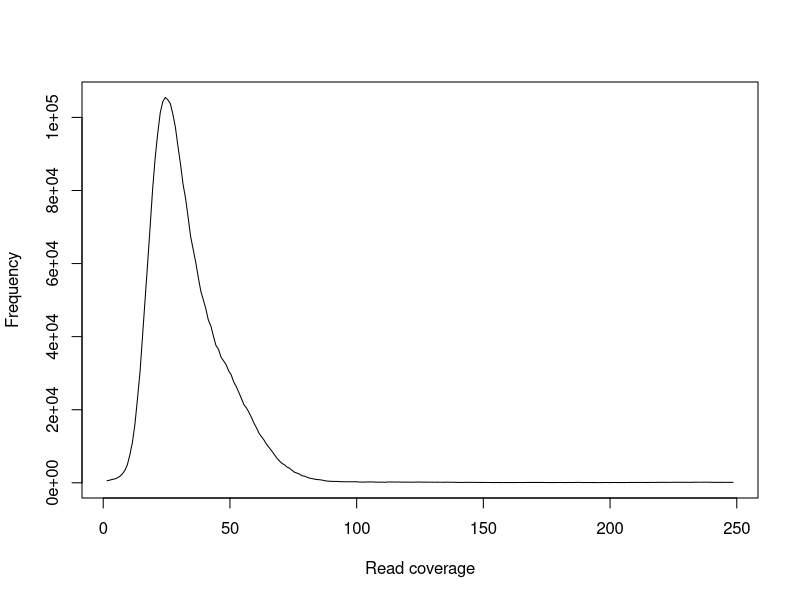

This figure's R source:
x = c(1.5,2.5,3.5,4.5,5.5,6.5,7.5,8.5,9.5,10.5,11.5,12.5,13.5,14.5,15.5,16.5,17.5,18.5,19.5,20.5,21.5,22.5,23.5,24.5,25.5,26.5,27.5,28.5,29.5,30.5,31.5,32.5,33.5,34.5,35.5,36.5,37.5,38.5,39.5,40.5,41.5,42.5,43.5,44.5,45.5,46.5,47.5,48.5,49.5,50.5,51.5,52.5,53.5,54.5,55.5,56.5,57.5,58.5,59.5,60.5,61.5,62.5,63.5,64.5,65.5,66.5,67.5,68.5,69.5,70.5,71.5,72.5,73.5,74.5,75.5,76.5,77.5,78.5,79.5,80.5,81.5,82.5,83.5,84.5,85.5,86.5,87.5,88.5,89.5,90.5,91.5,92.5,93.5,94.5,95.5,96.5,97.5,98.5,99.5,100.5,101.5,102.5,103.5,104.5,105.5,106.5,107.5,108.5,109.5,110.5,111.5,112.5,113.5,114.5,115.5,116.5,117.5,118.5,119.5,120.5,121.5,122.5,123.5,124.5,125.5,126.5,127.5,128.5,129.5,130.5,131.5,132.5,133.5,134.5,135.5,136.5,137.5,138.5,139.5,140.5,141.5,142.5,143.5,144.5,145.5,146.5,147.5,148.5,149.5,150.5,151.5,152.5,153.5,154.5,155.5,156.5,157.5,158.5,159.5,160.5,161.5,162.5,163.5,164.5,165.5,166.5,167.5,168.5,169.5,170.5,171.5,172.5,173.5,174.5,175.5,176.5,177.5,178.5,179.5,180.5,181.5,182.5,183.5,184.5,185.5,186.5,187.5,188.5,189.5,190.5,191.5,192.5,193.5,194.5,195.5,196.5,197.5,198.5,199.5,200.5,201.5,202.5,203.5,204.5,205.5,206.5,207.5,208.5,209.5,210.5,211.5,212.5,213.5,214.5,215.5,216.5,217.5,218.5,219.5,220.5,221.5,222.5,223.5,224.5,225.5,226.5,227.5,228.5,229.5,230.5,231.5,232.5,233.5,234.5,235.5,236.5,237.5,238.5,239.5,240.5,241.5,242.5,243.5,244.5,245.5,246.5,247.5,248.5)
y = c(562,722,908,1041,1317,1752,2379,3356,4890,7619,11010,15999,22895,30207,40026,50010,59836,70029,80462,88943,95622,101292,104301,105475,104817,103718,100809,97197,92030,87200,81674,77822,72605,67336,63850,60339,56254,52460,50061,47586,44484,42865,40063,37548,36515,34339,33371,32321,30637,29531,27584,26323,24738,23117,21388,20512,19279,17877,16292,15005,13530,12582,11645,10481,9597,8718,7721,6766,5997,5325,4935,4313,4012,3409,2891,2642,2363,1907,1812,1510,1270,1142,979,883,835,717,562,460,421,378,376,370,310,302,282,287,281,281,294,235,203,181,215,233,244,222,187,164,180,160,156,235,219,221,191,220,188,183,181,189,168,175,194,206,196,170,185,167,174,152,161,155,154,137,180,151,158,150,116,110,94,108,128,115,126,111,121,89,92,98,96,79,75,63,79,72,64,69,75,74,74,65,83,86,71,84,92,87,90,89,88,89,88,77,75,71,76,73,80,93,75,70,93,74,80,89,121,98,64,84,64,67,71,69,58,73,64,83,75,56,84,77,76,77,72,83,87,100,90,92,109,101,85,90,95,117,99,106,129,125,125,126,116,128,148,145,142,127,133,143,124,131,166,155,157,150,181,148,160,126,113,131,120,131,113,123,129,125)
pdf("01.stats.read_coverage.pdf")
plot(x, y, xlab="Read coverage", ylab="Frequency", type="l")
dev.off()
